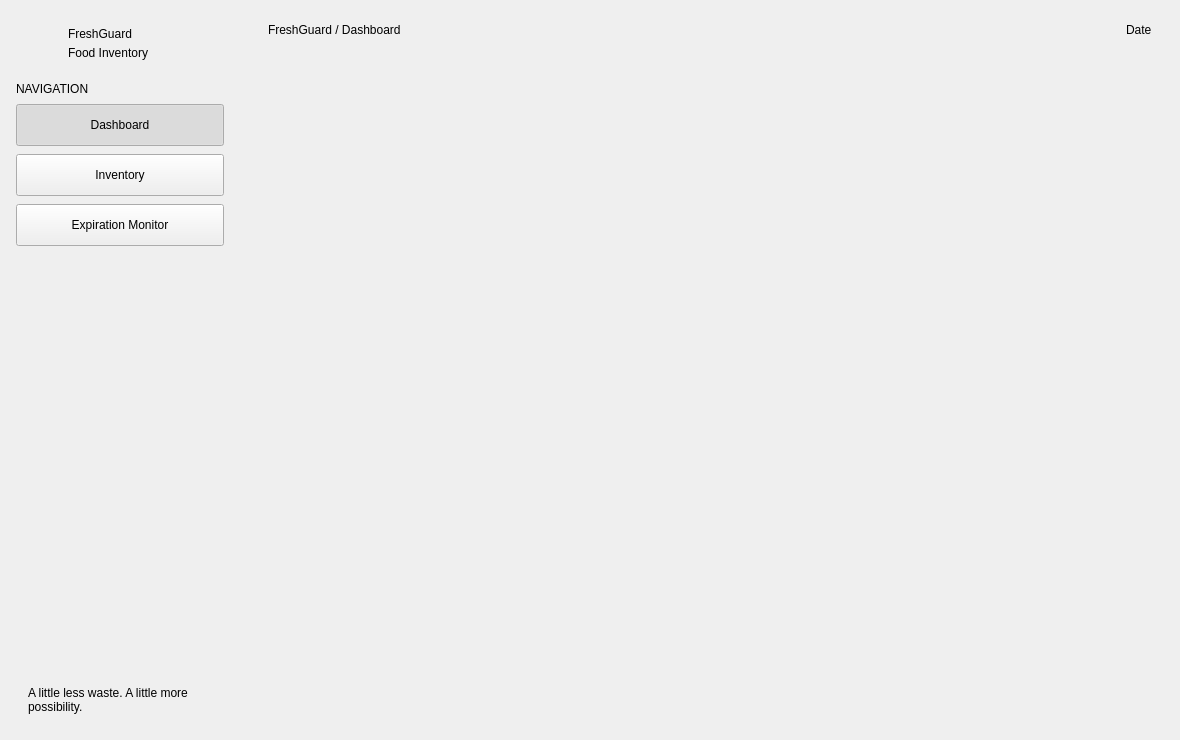
<?xml version="1.0" encoding="UTF-8"?>
<ui version="4.0">
 <class>MainWindow</class>
 <widget class="QMainWindow" name="MainWindow">
  <property name="geometry">
   <rect>
    <x>0</x>
    <y>0</y>
    <width>1180</width>
    <height>740</height>
   </rect>
  </property>
  <property name="minimumSize">
   <size>
    <width>960</width>
    <height>620</height>
   </size>
  </property>
  <property name="windowTitle">
   <string>FreshGuard</string>
  </property>
  <widget class="QWidget" name="centralwidget">
   <layout class="QHBoxLayout" name="rootLayout">
    <property name="spacing">
     <number>0</number>
    </property>
    <property name="leftMargin">
     <number>0</number>
    </property>
    <property name="topMargin">
     <number>0</number>
    </property>
    <property name="rightMargin">
     <number>0</number>
    </property>
    <property name="bottomMargin">
     <number>0</number>
    </property>
    <item>
     <widget class="QFrame" name="sidebarFrame">
      <property name="minimumSize">
       <size>
        <width>240</width>
        <height>0</height>
       </size>
      </property>
      <property name="maximumSize">
       <size>
        <width>240</width>
        <height>16777215</height>
       </size>
      </property>
      <property name="frameShape">
       <enum>QFrame::Shape::NoFrame</enum>
      </property>
      <layout class="QVBoxLayout" name="sidebarLayout">
       <property name="spacing">
        <number>8</number>
       </property>
       <property name="leftMargin">
        <number>16</number>
       </property>
       <property name="topMargin">
        <number>20</number>
       </property>
       <property name="rightMargin">
        <number>16</number>
       </property>
       <property name="bottomMargin">
        <number>16</number>
       </property>
       <item>
        <widget class="QWidget" name="brandWidget" native="true">
         <layout class="QHBoxLayout" name="brandLayout">
          <property name="spacing">
           <number>10</number>
          </property>
          <property name="leftMargin">
           <number>4</number>
          </property>
          <property name="topMargin">
           <number>4</number>
          </property>
          <property name="rightMargin">
           <number>4</number>
          </property>
          <property name="bottomMargin">
           <number>12</number>
          </property>
          <item>
           <widget class="QLabel" name="logoBadgeLabel">
            <property name="minimumSize">
             <size>
              <width>38</width>
              <height>38</height>
             </size>
            </property>
            <property name="maximumSize">
             <size>
              <width>38</width>
              <height>38</height>
             </size>
            </property>
            <property name="alignment">
             <set>Qt::AlignmentFlag::AlignCenter</set>
            </property>
           </widget>
          </item>
          <item>
           <layout class="QVBoxLayout" name="brandTextLayout">
            <property name="spacing">
             <number>1</number>
            </property>
            <item>
             <widget class="QLabel" name="brandNameLabel">
              <property name="text">
               <string>FreshGuard</string>
              </property>
             </widget>
            </item>
            <item>
             <widget class="QLabel" name="brandSubtitleLabel">
              <property name="text">
               <string>Food Inventory</string>
              </property>
             </widget>
            </item>
           </layout>
          </item>
         </layout>
        </widget>
       </item>
       <item>
        <widget class="QLabel" name="navSectionLabel">
         <property name="text">
          <string>NAVIGATION</string>
         </property>
        </widget>
       </item>
       <item>
        <widget class="QPushButton" name="btnDashboard">
         <property name="minimumSize">
          <size>
           <width>0</width>
           <height>42</height>
          </size>
         </property>
         <property name="cursor">
          <cursorShape>PointingHandCursor</cursorShape>
         </property>
         <property name="text">
          <string>Dashboard</string>
         </property>
         <property name="checkable">
          <bool>true</bool>
         </property>
         <property name="checked">
          <bool>true</bool>
         </property>
        </widget>
       </item>
       <item>
        <widget class="QPushButton" name="btnInventory">
         <property name="minimumSize">
          <size>
           <width>0</width>
           <height>42</height>
          </size>
         </property>
         <property name="cursor">
          <cursorShape>PointingHandCursor</cursorShape>
         </property>
         <property name="text">
          <string>Inventory</string>
         </property>
         <property name="checkable">
          <bool>true</bool>
         </property>
        </widget>
       </item>
       <item>
        <widget class="QPushButton" name="btnExpiration">
         <property name="minimumSize">
          <size>
           <width>0</width>
           <height>42</height>
          </size>
         </property>
         <property name="cursor">
          <cursorShape>PointingHandCursor</cursorShape>
         </property>
         <property name="text">
          <string>Expiration Monitor</string>
         </property>
         <property name="checkable">
          <bool>true</bool>
         </property>
        </widget>
       </item>
       <item>
        <spacer name="sidebarSpacer">
         <property name="orientation">
          <enum>Qt::Orientation::Vertical</enum>
         </property>
         <property name="sizeHint" stdset="0">
          <size>
           <width>20</width>
           <height>40</height>
          </size>
         </property>
        </spacer>
       </item>
       <item>
        <widget class="QFrame" name="sidebarFooterFrame">
         <property name="frameShape">
          <enum>QFrame::Shape::NoFrame</enum>
         </property>
         <layout class="QVBoxLayout" name="sidebarFooterLayout">
          <property name="leftMargin">
           <number>12</number>
          </property>
          <property name="topMargin">
           <number>10</number>
          </property>
          <property name="rightMargin">
           <number>12</number>
          </property>
          <property name="bottomMargin">
           <number>10</number>
          </property>
          <item>
           <widget class="QLabel" name="footerQuoteLabel">
            <property name="text">
             <string>A little less waste. A little more possibility.</string>
            </property>
            <property name="wordWrap">
             <bool>true</bool>
            </property>
           </widget>
          </item>
         </layout>
        </widget>
       </item>
      </layout>
     </widget>
    </item>
    <item>
     <widget class="QWidget" name="mainAreaWidget" native="true">
      <layout class="QVBoxLayout" name="mainAreaLayout">
       <property name="spacing">
        <number>0</number>
       </property>
       <property name="leftMargin">
        <number>0</number>
       </property>
       <property name="topMargin">
        <number>0</number>
       </property>
       <property name="rightMargin">
        <number>0</number>
       </property>
       <property name="bottomMargin">
        <number>0</number>
       </property>
       <item>
        <widget class="QFrame" name="topHeaderFrame">
         <property name="minimumSize">
          <size>
           <width>0</width>
           <height>60</height>
          </size>
         </property>
         <property name="maximumSize">
          <size>
           <width>16777215</width>
           <height>60</height>
          </size>
         </property>
         <property name="frameShape">
          <enum>QFrame::Shape::NoFrame</enum>
         </property>
         <layout class="QHBoxLayout" name="topHeaderLayout">
          <property name="spacing">
           <number>12</number>
          </property>
          <property name="leftMargin">
           <number>28</number>
          </property>
          <property name="topMargin">
           <number>0</number>
          </property>
          <property name="rightMargin">
           <number>28</number>
          </property>
          <property name="bottomMargin">
           <number>0</number>
          </property>
          <item>
           <widget class="QLabel" name="breadcrumbLabel">
            <property name="text">
             <string>FreshGuard / Dashboard</string>
            </property>
           </widget>
          </item>
          <item>
           <spacer name="topHeaderSpacer">
            <property name="orientation">
             <enum>Qt::Orientation::Horizontal</enum>
            </property>
            <property name="sizeHint" stdset="0">
             <size>
              <width>40</width>
              <height>20</height>
             </size>
            </property>
           </spacer>
          </item>
          <item>
           <widget class="QLabel" name="currentDateLabel">
            <property name="text">
             <string>Date</string>
            </property>
           </widget>
          </item>
         </layout>
        </widget>
       </item>
       <item>
        <widget class="QStackedWidget" name="stackedWidget">
         <property name="currentIndex">
          <number>1</number>
         </property>
         <widget class="QWidget" name="pageDashboardContainer">
          <layout class="QVBoxLayout" name="dashboardContainerLayout">
           <property name="spacing">
            <number>0</number>
           </property>
           <property name="leftMargin">
            <number>0</number>
           </property>
           <property name="topMargin">
            <number>0</number>
           </property>
           <property name="rightMargin">
            <number>0</number>
           </property>
           <property name="bottomMargin">
            <number>0</number>
           </property>
          </layout>
         </widget>        
<widget class="QWidget" name="pageInventoryPlaceholder">
 <layout class="QVBoxLayout" name="inventoryPageContainerLayout">
  <property name="spacing">
   <number>0</number>
  </property>
  <property name="leftMargin">
   <number>0</number>
  </property>
  <property name="topMargin">
   <number>0</number>
  </property>
  <property name="rightMargin">
   <number>0</number>
  </property>
  <property name="bottomMargin">
   <number>0</number>
  </property>
 </layout>
</widget>
         <widget class="QWidget" name="pageExpirationPlaceholder">
          <layout class="QVBoxLayout" name="expirationPlaceholderLayout">
           <property name="leftMargin">
            <number>28</number>
           </property>
           <property name="topMargin">
            <number>24</number>
           </property>
           <property name="rightMargin">
            <number>28</number>
           </property>
           <property name="bottomMargin">
            <number>24</number>
           </property>
           <item>
            <widget class="QFrame" name="expirationPlaceholderCard">
             <property name="frameShape">
              <enum>QFrame::Shape::NoFrame</enum>
             </property>
             <layout class="QVBoxLayout" name="expirationCardLayout">
              <property name="spacing">
               <number>8</number>
              </property>
              <property name="leftMargin">
               <number>32</number>
              </property>
              <property name="topMargin">
               <number>40</number>
              </property>
              <property name="rightMargin">
               <number>32</number>
              </property>
              <property name="bottomMargin">
               <number>40</number>
              </property>
              <item>
               <widget class="QLabel" name="expirationPlaceholderTitle">
                <property name="text">
                 <string>Expiration Monitor</string>
                </property>
                <property name="alignment">
                 <set>Qt::AlignmentFlag::AlignCenter</set>
                </property>
               </widget>
              </item>
              <item>
               <widget class="QLabel" name="expirationPlaceholderDesc">
                <property name="text">
                 <string>Expiration monitoring view will be implemented here.</string>
                </property>
                <property name="alignment">
                 <set>Qt::AlignmentFlag::AlignCenter</set>
                </property>
               </widget>
              </item>
             </layout>
            </widget>
           </item>
          </layout>
         </widget>
        </widget>
       </item>
      </layout>
     </widget>
    </item>
   </layout>
  </widget>
 </widget>
 <resources/>
 <connections/>
</ui>
